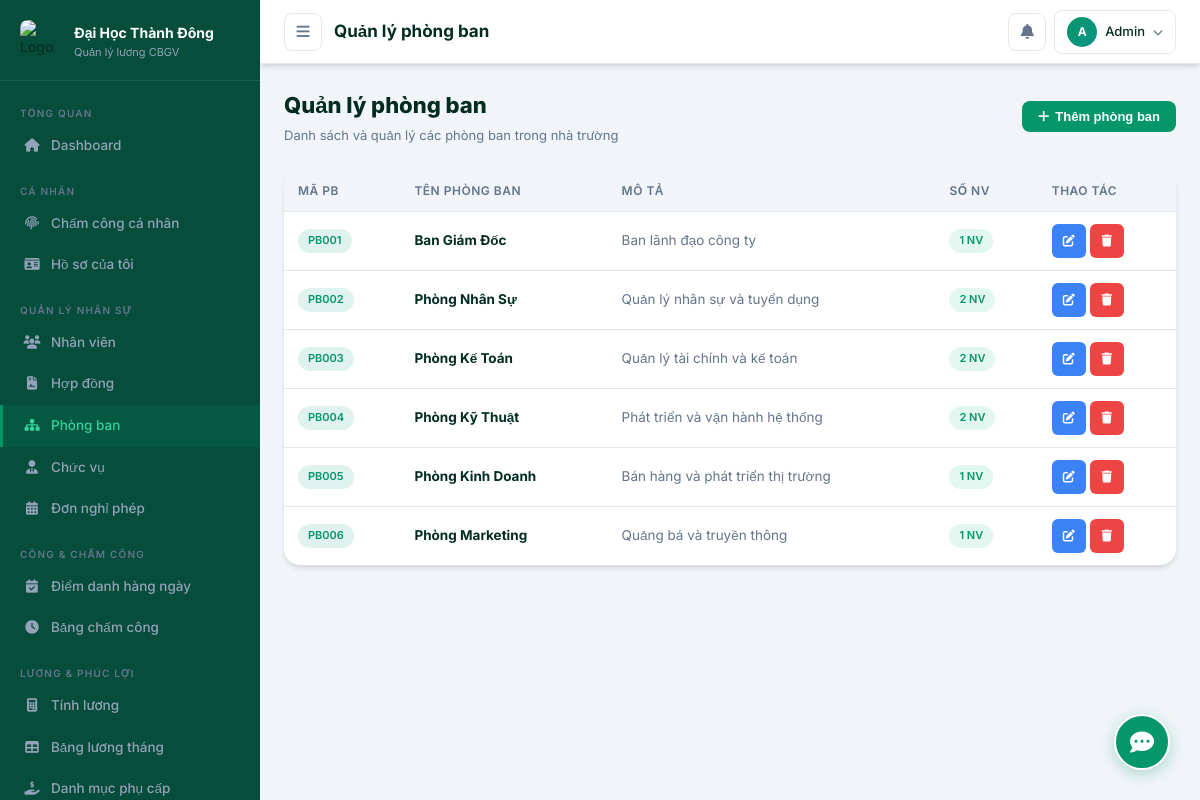
/admin/pages/departments.php (signed in), run on the app's committed database.
### tables this page shows
CREATE TABLE IF NOT EXISTS phong_ban (
    id INT AUTO_INCREMENT PRIMARY KEY,
    ma_pb VARCHAR(20) NOT NULL UNIQUE,
    ten_pb VARCHAR(100) NOT NULL,
    mo_ta TEXT,
    truong_phong INT DEFAULT NULL,
    trang_thai TINYINT(1) DEFAULT 1,
    ngay_tao TIMESTAMP DEFAULT CURRENT_TIMESTAMP
);

### includes/functions.php (called while the page is built, shortened)
<?php
function clean($data) {
    return htmlspecialchars($data ?? '', ENT_QUOTES, 'UTF-8');
}

### admin/pages/departments.php (the view, shortened to what this page needs)
<?php
require_once __DIR__ . '/../../includes/functions.php';
$db = getDB();
$list = $db->query("SELECT pb.*, COUNT(nv.id) as so_nv FROM phong_ban pb LEFT JOIN nhan_vien nv ON pb.id=nv.id_phong_ban AND nv.trang_thai='Đang làm' GROUP BY pb.id ORDER BY pb.id")->fetchAll();
?>
<!DOCTYPE html>
<html lang="vi">
<head>
<link rel="stylesheet" href="../../assets/css/style.css">
<link rel="stylesheet" href="https://cdnjs.cloudflare.com/ajax/libs/font-awesome/6.5.0/css/all.min.css">
</head>
<body>
<div class="layout">
  <?php include '../includes/sidebar.php'; ?>
  <div class="main-content">
    <?php include '../includes/header.php'; ?>
    <div class="page-content">
      <div class="page-header">
        <div><h1>Quản lý phòng ban</h1><p>Danh sách và quản lý các phòng ban trong nhà trường</p></div>
        <button class="btn btn-primary" onclick="openModal('modalPB')"><i class="fas fa-plus"></i> Thêm phòng ban</button>
      </div>
      <div class="card">
        <div class="table-responsive">
          <table class="table">
            <thead><tr><th>Mã PB</th><th>Tên phòng ban</th><th>Mô tả</th><th>Số NV</th><th>Thao tác</th></tr></thead>
            <tbody>
              <?php foreach ($list as $pb): ?>
              <tr>
                <td><span class="badge badge-primary"><?= clean($pb['ma_pb']) ?></span></td>
                <td><b><?= clean($pb['ten_pb']) ?></b></td>
                <td style="color:var(--gray);"><?= clean($pb['mo_ta'] ?: '—') ?></td>
                <td><span class="badge badge-success"><?= $pb['so_nv'] ?> NV</span></td>
                <td>
                  <div style="display:flex;gap:4px;">
                    <button class="btn btn-sm btn-info btn-icon" data-tooltip="Sửa" onclick='openEditPB(<?= json_encode($pb, JSON_UNESCAPED_UNICODE) ?>)'><i class="fas fa-edit"></i></button>
                    <button class="btn btn-sm btn-danger btn-icon" data-tooltip="Xóa" onclick="confirmDelPB(<?= $pb['id'] ?>,'<?= addslashes($pb['ten_pb']) ?>')"><i class="fas fa-trash"></i></button>
                  </div>
                </td>
              </tr>
              <?php endforeach; ?>
            </tbody>
          </table>
        </div>
      </div>
    </div>
  </div>
</div>
</body></html>

### assets/css/style.css (style rules this page uses)
:root { --primary: #059669; --primary-dark: #047857; --primary-light: #34d399; --secondary: #0d9488; --success: #10b981; --warning: #f59e0b; --danger: #ef4444; --info: #3b82f6; --dark: #022c22; --dark2: #064e3b; --dark3: #065f46; --gray: #64748b; --gray-light: #94a3b8; --border: #e2e8f0; --bg: #f1f5f9; --white: #ffffff; --sidebar-w: 260px; --header-h: 64px; --radius: 16px; --radius-sm: 10px; --shadow: 0 4px 6px -1px rgba(0, 0, 0, 0.1), 0 2px 4px -1px rgba(0, 0, 0, 0.06); --shadow-md: 0 10px 15px -3px rgba(0, 0, 0, 0.1), 0 4px 6px -2px rgba(0, 0, 0, 0.05); --shadow-lg: 0 20px 25px -5px rgba(0, 0, 0, 0.1), 0 10px 10px -5px rgba(0, 0, 0, 0.04); --transition: all .3s cubic-bezier(0.4, 0, 0.2, 1); }
*, *::before, *::after { box-sizing: border-box; margin: 0; padding: 0; }
html { scroll-behavior: smooth; }
body { font-family: 'Inter', sans-serif; background: var(--bg); color: var(--dark); font-size: 14px; line-height: 1.6; min-height: 100vh; }
.layout { display: flex; min-height: 100vh; }
.main-content { margin-left: var(--sidebar-w); flex: 1; display: flex; flex-direction: column; min-height: 100vh; transition: var(--transition); }
.page-content { padding: 24px; flex: 1; }
.page-header { display: flex; align-items: center; justify-content: space-between; margin-bottom: 24px; }
.page-header h1 { font-size: 22px; font-weight: 800; color: var(--dark); }
.page-header p { font-size: 13px; color: var(--gray); margin-top: 2px; }
.card { background: var(--white); border-radius: var(--radius); box-shadow: var(--shadow); overflow: hidden; }
.table-responsive { overflow-x: auto; }
.table { width: 100%; border-collapse: collapse; font-size: 13.5px; }
.table th { background: var(--bg); padding: 11px 14px; font-weight: 600; text-align: left; color: var(--gray); font-size: 12px; text-transform: uppercase; letter-spacing: .5px; border-bottom: 1px solid var(--border); white-space: nowrap; }
.table td { padding: 12px 14px; border-bottom: 1px solid var(--border); color: var(--dark); vertical-align: middle; }
.table tr:last-child td { border-bottom: none; }
.badge { display: inline-flex; align-items: center; gap: 4px; padding: 3px 10px; border-radius: 20px; font-size: 11px; font-weight: 600; }
.badge-success { background: rgba(16,185,129,.12); color: #059669; }
.badge-primary { background: rgba(5,150,105,.12); color: #059669; }
.btn { display: inline-flex; align-items: center; gap: 6px; padding: 8px 16px; border-radius: 8px; font-size: 13px; font-weight: 600; cursor: pointer; border: none; transition: var(--transition); outline: none; white-space: nowrap; }
.btn-primary { background: var(--primary); color: #fff; }
.btn-danger { background: var(--danger); color: #fff; }
.btn-info { background: var(--info); color: #fff; }
.btn-sm { padding: 5px 10px; font-size: 12px; border-radius: 6px; }
.btn-icon { padding: 7px; width: 34px; height: 34px; justify-content: center; }
[data-tooltip] { position: relative; }
[data-tooltip]::after { content: attr(data-tooltip); position: absolute; bottom: calc(100% + 6px); left: 50%; transform: translateX(-50%); background: var(--dark); color: #fff; font-size: 11px; padding: 4px 8px; border-radius: 5px; white-space: nowrap; pointer-events: none; opacity: 0; transition: var(--transition); z-index: 999; }

### data on the page
phong_ban: ma_pb "PB001", ten_pb "Ban Giám Đốc", mo_ta "Ban lãnh đạo công ty", so_nv "1"
phong_ban: ma_pb "PB002", ten_pb "Phòng Nhân Sự", mo_ta "Quản lý nhân sự và tuyển dụng", so_nv "2"
phong_ban: ma_pb "PB003", ten_pb "Phòng Kế Toán", mo_ta "Quản lý tài chính và kế toán", so_nv "2"
phong_ban: ma_pb "PB004", ten_pb "Phòng Kỹ Thuật", mo_ta "Phát triển và vận hành hệ thống", so_nv "2"
phong_ban: ma_pb "PB005", ten_pb "Phòng Kinh Doanh", mo_ta "Bán hàng và phát triển thị trường", so_nv "1"
phong_ban: ma_pb "PB006", ten_pb "Phòng Marketing", mo_ta "Quảng bá và truyền thông", so_nv "1"

### other printed values
$pageTitle "Quản lý phòng ban"
mb_substr($_SESSION['ho_ten'] ?? 'A', 0, 1) "A"
$_SESSION['ho_ten'] "Admin"
